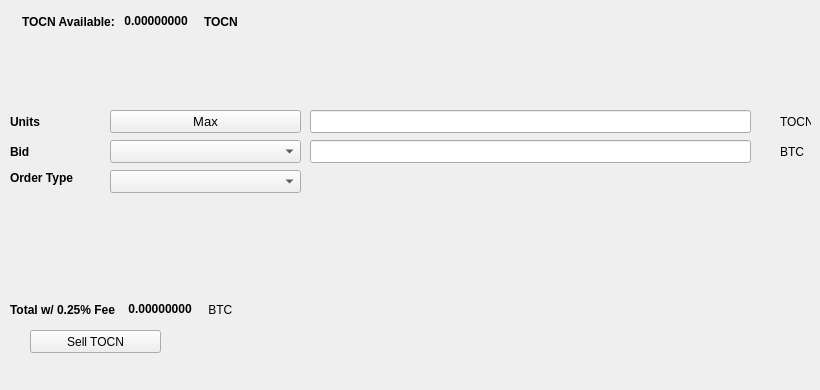
   <widget class="QWidget" name="SellTab">
    <attribute name="title">
     <string>Sell</string>
    </attribute>
    <widget class="QLabel" name="label_16">
     <property name="geometry">
      <rect>
       <x>780</x>
       <y>140</y>
       <width>31</width>
       <height>23</height>
      </rect>
     </property>
     <property name="text">
      <string>BTC</string>
     </property>
    </widget>
    <widget class="QComboBox" name="SellBidcomboBox">
     <property name="geometry">
      <rect>
       <x>110</x>
       <y>140</y>
       <width>191</width>
       <height>23</height>
      </rect>
     </property>
     <property name="font">
      <font>
       <pointsize>10</pointsize>
      </font>
     </property>
    </widget>
    <widget class="QLabel" name="label_18">
     <property name="geometry">
      <rect>
       <x>10</x>
       <y>110</y>
       <width>46</width>
       <height>23</height>
      </rect>
     </property>
     <property name="font">
      <font>
       <weight>75</weight>
       <bold>true</bold>
      </font>
     </property>
     <property name="text">
      <string>Units</string>
     </property>
    </widget>
    <widget class="QPushButton" name="Sell_Max_Amount">
     <property name="geometry">
      <rect>
       <x>110</x>
       <y>110</y>
       <width>191</width>
       <height>23</height>
      </rect>
     </property>
     <property name="font">
      <font>
       <pointsize>10</pointsize>
      </font>
     </property>
     <property name="text">
      <string>Max</string>
     </property>
    </widget>
    <widget class="QLabel" name="label_20">
     <property name="geometry">
      <rect>
       <x>10</x>
       <y>170</y>
       <width>91</width>
       <height>16</height>
      </rect>
     </property>
     <property name="font">
      <font>
       <weight>75</weight>
       <bold>true</bold>
      </font>
     </property>
     <property name="text">
      <string>Order Type</string>
     </property>
    </widget>
    <widget class="QComboBox" name="SellOrdertypeCombo">
     <property name="geometry">
      <rect>
       <x>110</x>
       <y>170</y>
       <width>191</width>
       <height>23</height>
      </rect>
     </property>
     <property name="font">
      <font>
       <pointsize>10</pointsize>
      </font>
     </property>
    </widget>
    <widget class="QLabel" name="label_21">
     <property name="geometry">
      <rect>
       <x>10</x>
       <y>140</y>
       <width>46</width>
       <height>23</height>
      </rect>
     </property>
     <property name="font">
      <font>
       <weight>75</weight>
       <bold>true</bold>
      </font>
     </property>
     <property name="text">
      <string>Bid</string>
     </property>
    </widget>
    <widget class="QLabel" name="label_22">
     <property name="geometry">
      <rect>
       <x>780</x>
       <y>110</y>
       <width>31</width>
       <height>23</height>
      </rect>
     </property>
     <property name="text">
      <string>TOCN</string>
     </property>
    </widget>
    <widget class="QLineEdit" name="UnitsInputXBZ">
     <property name="geometry">
      <rect>
       <x>310</x>
       <y>110</y>
       <width>441</width>
       <height>23</height>
      </rect>
     </property>
     <property name="font">
      <font>
       <pointsize>9</pointsize>
       <weight>75</weight>
       <bold>true</bold>
      </font>
     </property>
    </widget>
    <widget class="QLineEdit" name="SellBidPriceEdit">
     <property name="geometry">
      <rect>
       <x>310</x>
       <y>140</y>
       <width>441</width>
       <height>23</height>
      </rect>
     </property>
     <property name="font">
      <font>
       <pointsize>9</pointsize>
       <weight>75</weight>
       <bold>true</bold>
      </font>
     </property>
    </widget>
    <widget class="QPushButton" name="SellXBZBTN">
     <property name="geometry">
      <rect>
       <x>30</x>
       <y>330</y>
       <width>131</width>
       <height>23</height>
      </rect>
     </property>
     <property name="text">
      <string>Sell TOCN</string>
     </property>
     <property name="icon">
      <iconset resource="../tourium">
       <normaloff>:/icons/bitcoin</normaloff>:/icons/bitcoin</iconset>
     </property>
    </widget>
    <widget class="QWidget" name="layoutWidget3">
     <property name="geometry">
      <rect>
       <x>22</x>
       <y>12</y>
       <width>258</width>
       <height>19</height>
      </rect>
     </property>
     <layout class="QHBoxLayout" name="horizontalLayout">
      <item>
       <widget class="QLabel" name="label232_2">
        <property name="font">
         <font>
          <weight>75</weight>
          <bold>true</bold>
         </font>
        </property>
        <property name="text">
         <string>TOCN Available:</string>
        </property>
       </widget>
      </item>
      <item>
       <widget class="QLabel" name="XBZAvailableLabel">
        <property name="palette">
         <palette>
          <active>
           <colorrole role="WindowText">
            <brush brushstyle="SolidPattern">
             <color alpha="255">
              <red>0</red>
              <green>0</green>
              <blue>0</blue>
             </color>
            </brush>
           </colorrole>
           <colorrole role="Button">
            <brush brushstyle="SolidPattern">
             <color alpha="255">
              <red>0</red>
              <green>170</green>
              <blue>0</blue>
             </color>
            </brush>
           </colorrole>
           <colorrole role="Light">
            <brush brushstyle="SolidPattern">
             <color alpha="255">
              <red>0</red>
              <green>255</green>
              <blue>0</blue>
             </color>
            </brush>
           </colorrole>
           <colorrole role="Midlight">
            <brush brushstyle="SolidPattern">
             <color alpha="255">
              <red>0</red>
              <green>212</green>
              <blue>0</blue>
             </color>
            </brush>
           </colorrole>
           <colorrole role="Dark">
            <brush brushstyle="SolidPattern">
             <color alpha="255">
              <red>0</red>
              <green>85</green>
              <blue>0</blue>
             </color>
            </brush>
           </colorrole>
           <colorrole role="Mid">
            <brush brushstyle="SolidPattern">
             <color alpha="255">
              <red>0</red>
              <green>113</green>
              <blue>0</blue>
             </color>
            </brush>
           </colorrole>
           <colorrole role="Text">
            <brush brushstyle="SolidPattern">
             <color alpha="255">
              <red>0</red>
              <green>170</green>
              <blue>0</blue>
             </color>
            </brush>
           </colorrole>
           <colorrole role="BrightText">
            <brush brushstyle="SolidPattern">
             <color alpha="255">
              <red>255</red>
              <green>255</green>
              <blue>255</blue>
             </color>
            </brush>
           </colorrole>
           <colorrole role="ButtonText">
            <brush brushstyle="SolidPattern">
             <color alpha="255">
              <red>0</red>
              <green>0</green>
              <blue>0</blue>
             </color>
            </brush>
           </colorrole>
           <colorrole role="Base">
            <brush brushstyle="SolidPattern">
             <color alpha="255">
              <red>255</red>
              <green>255</green>
              <blue>255</blue>
             </color>
            </brush>
           </colorrole>
           <colorrole role="Window">
            <brush brushstyle="SolidPattern">
             <color alpha="255">
              <red>0</red>
              <green>170</green>
              <blue>0</blue>
             </color>
            </brush>
           </colorrole>
           <colorrole role="Shadow">
            <brush brushstyle="SolidPattern">
             <color alpha="255">
              <red>0</red>
              <green>0</green>
              <blue>0</blue>
             </color>
            </brush>
           </colorrole>
           <colorrole role="AlternateBase">
            <brush brushstyle="SolidPattern">
             <color alpha="255">
              <red>127</red>
              <green>212</green>
              <blue>127</blue>
             </color>
            </brush>
           </colorrole>
           <colorrole role="ToolTipBase">
            <brush brushstyle="SolidPattern">
             <color alpha="255">
              <red>255</red>
              <green>255</green>
              <blue>220</blue>
             </color>
            </brush>
           </colorrole>
           <colorrole role="ToolTipText">
            <brush brushstyle="SolidPattern">
             <color alpha="255">
              <red>0</red>
              <green>0</green>
              <blue>0</blue>
             </color>
            </brush>
           </colorrole>
          </active>
          <inactive>
           <colorrole role="WindowText">
            <brush brushstyle="SolidPattern">
             <color alpha="255">
              <red>0</red>
              <green>0</green>
              <blue>0</blue>
             </color>
            </brush>
           </colorrole>
           <colorrole role="Button">
            <brush brushstyle="SolidPattern">
             <color alpha="255">
              <red>0</red>
              <green>170</green>
              <blue>0</blue>
             </color>
            </brush>
           </colorrole>
           <colorrole role="Light">
            <brush brushstyle="SolidPattern">
             <color alpha="255">
              <red>0</red>
              <green>255</green>
              <blue>0</blue>
             </color>
            </brush>
           </colorrole>
           <colorrole role="Midlight">
            <brush brushstyle="SolidPattern">
             <color alpha="255">
              <red>0</red>
              <green>212</green>
              <blue>0</blue>
             </color>
            </brush>
           </colorrole>
           <colorrole role="Dark">
            <brush brushstyle="SolidPattern">
             <color alpha="255">
              <red>0</red>
              <green>85</green>
              <blue>0</blue>
             </color>
            </brush>
           </colorrole>
           <colorrole role="Mid">
            <brush brushstyle="SolidPattern">
             <color alpha="255">
              <red>0</red>
              <green>113</green>
              <blue>0</blue>
             </color>
            </brush>
           </colorrole>
           <colorrole role="Text">
            <brush brushstyle="SolidPattern">
             <color alpha="255">
              <red>0</red>
              <green>170</green>
              <blue>0</blue>
             </color>
            </brush>
           </colorrole>
           <colorrole role="BrightText">
            <brush brushstyle="SolidPattern">
             <color alpha="255">
              <red>255</red>
              <green>255</green>
              <blue>255</blue>
             </color>
            </brush>
           </colorrole>
           <colorrole role="ButtonText">
            <brush brushstyle="SolidPattern">
             <color alpha="255">
              <red>0</red>
              <green>0</green>
              <blue>0</blue>
             </color>
            </brush>
           </colorrole>
           <colorrole role="Base">
            <brush brushstyle="SolidPattern">
             <color alpha="255">
              <red>255</red>
              <green>255</green>
              <blue>255</blue>
             </color>
            </brush>
           </colorrole>
           <colorrole role="Window">
            <brush brushstyle="SolidPattern">
             <color alpha="255">
              <red>0</red>
              <green>170</green>
              <blue>0</blue>
             </color>
            </brush>
           </colorrole>
           <colorrole role="Shadow">
            <brush brushstyle="SolidPattern">
             <color alpha="255">
              <red>0</red>
              <green>0</green>
              <blue>0</blue>
             </color>
            </brush>
           </colorrole>
           <colorrole role="AlternateBase">
            <brush brushstyle="SolidPattern">
             <color alpha="255">
              <red>127</red>
              <green>212</green>
              <blue>127</blue>
             </color>
            </brush>
           </colorrole>
           <colorrole role="ToolTipBase">
            <brush brushstyle="SolidPattern">
             <color alpha="255">
              <red>255</red>
              <green>255</green>
              <blue>220</blue>
             </color>
            </brush>
           </colorrole>
           <colorrole role="ToolTipText">
            <brush brushstyle="SolidPattern">
             <color alpha="255">
              <red>0</red>
              <green>0</green>
              <blue>0</blue>
             </color>
            </brush>
           </colorrole>
          </inactive>
          <disabled>
           <colorrole role="WindowText">
            <brush brushstyle="SolidPattern">
             <color alpha="255">
              <red>0</red>
              <green>85</green>
              <blue>0</blue>
             </color>
            </brush>
           </colorrole>
           <colorrole role="Button">
            <brush brushstyle="SolidPattern">
             <color alpha="255">
              <red>0</red>
              <green>170</green>
              <blue>0</blue>
             </color>
            </brush>
           </colorrole>
           <colorrole role="Light">
            <brush brushstyle="SolidPattern">
             <color alpha="255">
              <red>0</red>
              <green>255</green>
              <blue>0</blue>
             </color>
            </brush>
           </colorrole>
           <colorrole role="Midlight">
            <brush brushstyle="SolidPattern">
             <color alpha="255">
              <red>0</red>
              <green>212</green>
              <blue>0</blue>
             </color>
            </brush>
           </colorrole>
           <colorrole role="Dark">
            <brush brushstyle="SolidPattern">
             <color alpha="255">
              <red>0</red>
              <green>85</green>
              <blue>0</blue>
             </color>
            </brush>
           </colorrole>
           <colorrole role="Mid">
            <brush brushstyle="SolidPattern">
             <color alpha="255">
              <red>0</red>
              <green>113</green>
              <blue>0</blue>
             </color>
            </brush>
           </colorrole>
           <colorrole role="Text">
            <brush brushstyle="SolidPattern">
             <color alpha="255">
              <red>0</red>
              <green>85</green>
              <blue>0</blue>
             </color>
            </brush>
           </colorrole>
           <colorrole role="BrightText">
            <brush brushstyle="SolidPattern">
             <color alpha="255">
              <red>255</red>
              <green>255</green>
              <blue>255</blue>
             </color>
            </brush>
           </colorrole>
           <colorrole role="ButtonText">
            <brush brushstyle="SolidPattern">
             <color alpha="255">
              <red>0</red>
              <green>85</green>
              <blue>0</blue>
             </color>
            </brush>
           </colorrole>
           <colorrole role="Base">
            <brush brushstyle="SolidPattern">
             <color alpha="255">
              <red>0</red>
              <green>170</green>
              <blue>0</blue>
             </color>
            </brush>
           </colorrole>
           <colorrole role="Window">
            <brush brushstyle="SolidPattern">
             <color alpha="255">
              <red>0</red>
              <green>170</green>
              <blue>0</blue>
             </color>
            </brush>
           </colorrole>
           <colorrole role="Shadow">
            <brush brushstyle="SolidPattern">
             <color alpha="255">
              <red>0</red>
              <green>0</green>
              <blue>0</blue>
             </color>
            </brush>
           </colorrole>
           <colorrole role="AlternateBase">
            <brush brushstyle="SolidPattern">
             <color alpha="255">
              <red>0</red>
              <green>170</green>
              <blue>0</blue>
             </color>
            </brush>
           </colorrole>
           <colorrole role="ToolTipBase">
            <brush brushstyle="SolidPattern">
             <color alpha="255">
              <red>255</red>
              <green>255</green>
              <blue>220</blue>
             </color>
            </brush>
           </colorrole>
           <colorrole role="ToolTipText">
            <brush brushstyle="SolidPattern">
             <color alpha="255">
              <red>0</red>
              <green>0</green>
              <blue>0</blue>
             </color>
            </brush>
           </colorrole>
          </disabled>
         </palette>
        </property>
        <property name="font">
         <font>
          <weight>75</weight>
          <bold>true</bold>
         </font>
        </property>
        <property name="text">
         <string> 0.00000000 </string>
        </property>
        <property name="textInteractionFlags">
         <set>Qt::LinksAccessibleByMouse|Qt::TextSelectableByKeyboard|Qt::TextSelectableByMouse</set>
        </property>
       </widget>
      </item>
      <item>
       <widget class="QLabel" name="labelXBZ">
        <property name="font">
         <font>
          <weight>75</weight>
          <bold>true</bold>
         </font>
        </property>
        <property name="text">
         <string>TOCN</string>
        </property>
       </widget>
      </item>
     </layout>
    </widget>
    <widget class="QWidget" name="layoutWidget">
     <property name="geometry">
      <rect>
       <x>10</x>
       <y>300</y>
       <width>268</width>
       <height>19</height>
      </rect>
     </property>
     <layout class="QHBoxLayout" name="horizontalLayout_2">
      <item>
       <widget class="QLabel" name="label_19">
        <property name="font">
         <font>
          <weight>75</weight>
          <bold>true</bold>
         </font>
        </property>
        <property name="text">
         <string>Total w/ 0.25% Fee </string>
        </property>
       </widget>
      </item>
      <item>
       <widget class="QLabel" name="SellCostLabel">
        <property name="palette">
         <palette>
          <active>
           <colorrole role="WindowText">
            <brush brushstyle="SolidPattern">
             <color alpha="255">
              <red>0</red>
              <green>0</green>
              <blue>0</blue>
             </color>
            </brush>
           </colorrole>
           <colorrole role="Button">
            <brush brushstyle="SolidPattern">
             <color alpha="255">
              <red>0</red>
              <green>170</green>
              <blue>0</blue>
             </color>
            </brush>
           </colorrole>
           <colorrole role="Light">
            <brush brushstyle="SolidPattern">
             <color alpha="255">
              <red>0</red>
              <green>255</green>
              <blue>0</blue>
             </color>
            </brush>
           </colorrole>
           <colorrole role="Midlight">
            <brush brushstyle="SolidPattern">
             <color alpha="255">
              <red>0</red>
              <green>212</green>
              <blue>0</blue>
             </color>
            </brush>
           </colorrole>
           <colorrole role="Dark">
            <brush brushstyle="SolidPattern">
             <color alpha="255">
              <red>0</red>
              <green>85</green>
              <blue>0</blue>
             </color>
            </brush>
           </colorrole>
           <colorrole role="Mid">
            <brush brushstyle="SolidPattern">
             <color alpha="255">
              <red>0</red>
              <green>113</green>
              <blue>0</blue>
             </color>
            </brush>
           </colorrole>
           <colorrole role="Text">
            <brush brushstyle="SolidPattern">
             <color alpha="255">
              <red>0</red>
              <green>170</green>
              <blue>0</blue>
             </color>
            </brush>
           </colorrole>
           <colorrole role="BrightText">
            <brush brushstyle="SolidPattern">
             <color alpha="255">
              <red>255</red>
              <green>255</green>
              <blue>255</blue>
             </color>
            </brush>
           </colorrole>
           <colorrole role="ButtonText">
            <brush brushstyle="SolidPattern">
             <color alpha="255">
              <red>0</red>
              <green>0</green>
              <blue>0</blue>
             </color>
            </brush>
           </colorrole>
           <colorrole role="Base">
            <brush brushstyle="SolidPattern">
             <color alpha="255">
              <red>255</red>
              <green>255</green>
              <blue>255</blue>
             </color>
            </brush>
           </colorrole>
           <colorrole role="Window">
            <brush brushstyle="SolidPattern">
             <color alpha="255">
              <red>0</red>
              <green>170</green>
              <blue>0</blue>
             </color>
            </brush>
           </colorrole>
           <colorrole role="Shadow">
            <brush brushstyle="SolidPattern">
             <color alpha="255">
              <red>0</red>
              <green>0</green>
              <blue>0</blue>
             </color>
            </brush>
           </colorrole>
           <colorrole role="AlternateBase">
            <brush brushstyle="SolidPattern">
             <color alpha="255">
              <red>127</red>
              <green>212</green>
              <blue>127</blue>
             </color>
            </brush>
           </colorrole>
           <colorrole role="ToolTipBase">
            <brush brushstyle="SolidPattern">
             <color alpha="255">
              <red>255</red>
              <green>255</green>
              <blue>220</blue>
             </color>
            </brush>
           </colorrole>
           <colorrole role="ToolTipText">
            <brush brushstyle="SolidPattern">
             <color alpha="255">
              <red>0</red>
              <green>0</green>
              <blue>0</blue>
             </color>
            </brush>
           </colorrole>
          </active>
          <inactive>
           <colorrole role="WindowText">
            <brush brushstyle="SolidPattern">
             <color alpha="255">
              <red>0</red>
              <green>0</green>
              <blue>0</blue>
             </color>
            </brush>
           </colorrole>
           <colorrole role="Button">
            <brush brushstyle="SolidPattern">
             <color alpha="255">
              <red>0</red>
              <green>170</green>
              <blue>0</blue>
             </color>
            </brush>
           </colorrole>
           <colorrole role="Light">
            <brush brushstyle="SolidPattern">
             <color alpha="255">
              <red>0</red>
              <green>255</green>
              <blue>0</blue>
             </color>
            </brush>
           </colorrole>
           <colorrole role="Midlight">
            <brush brushstyle="SolidPattern">
             <color alpha="255">
              <red>0</red>
              <green>212</green>
              <blue>0</blue>
             </color>
            </brush>
           </colorrole>
           <colorrole role="Dark">
            <brush brushstyle="SolidPattern">
             <color alpha="255">
              <red>0</red>
              <green>85</green>
              <blue>0</blue>
             </color>
            </brush>
           </colorrole>
           <colorrole role="Mid">
            <brush brushstyle="SolidPattern">
             <color alpha="255">
              <red>0</red>
              <green>113</green>
              <blue>0</blue>
             </color>
            </brush>
           </colorrole>
           <colorrole role="Text">
            <brush brushstyle="SolidPattern">
             <color alpha="255">
              <red>0</red>
              <green>170</green>
              <blue>0</blue>
             </color>
            </brush>
           </colorrole>
           <colorrole role="BrightText">
            <brush brushstyle="SolidPattern">
             <color alpha="255">
              <red>255</red>
              <green>255</green>
              <blue>255</blue>
             </color>
            </brush>
           </colorrole>
           <colorrole role="ButtonText">
            <brush brushstyle="SolidPattern">
             <color alpha="255">
              <red>0</red>
              <green>0</green>
              <blue>0</blue>
             </color>
            </brush>
           </colorrole>
           <colorrole role="Base">
            <brush brushstyle="SolidPattern">
             <color alpha="255">
              <red>255</red>
              <green>255</green>
              <blue>255</blue>
             </color>
            </brush>
           </colorrole>
           <colorrole role="Window">
            <brush brushstyle="SolidPattern">
             <color alpha="255">
              <red>0</red>
              <green>170</green>
              <blue>0</blue>
             </color>
            </brush>
           </colorrole>
           <colorrole role="Shadow">
            <brush brushstyle="SolidPattern">
             <color alpha="255">
              <red>0</red>
              <green>0</green>
              <blue>0</blue>
             </color>
            </brush>
           </colorrole>
           <colorrole role="AlternateBase">
            <brush brushstyle="SolidPattern">
             <color alpha="255">
              <red>127</red>
              <green>212</green>
              <blue>127</blue>
             </color>
            </brush>
           </colorrole>
           <colorrole role="ToolTipBase">
            <brush brushstyle="SolidPattern">
             <color alpha="255">
              <red>255</red>
              <green>255</green>
              <blue>220</blue>
             </color>
            </brush>
           </colorrole>
           <colorrole role="ToolTipText">
            <brush brushstyle="SolidPattern">
             <color alpha="255">
              <red>0</red>
              <green>0</green>
              <blue>0</blue>
             </color>
            </brush>
           </colorrole>
          </inactive>
          <disabled>
           <colorrole role="WindowText">
            <brush brushstyle="SolidPattern">
             <color alpha="255">
              <red>0</red>
              <green>85</green>
              <blue>0</blue>
             </color>
            </brush>
           </colorrole>
           <colorrole role="Button">
            <brush brushstyle="SolidPattern">
             <color alpha="255">
              <red>0</red>
              <green>170</green>
              <blue>0</blue>
             </color>
            </brush>
           </colorrole>
           <colorrole role="Light">
            <brush brushstyle="SolidPattern">
             <color alpha="255">
              <red>0</red>
              <green>255</green>
              <blue>0</blue>
             </color>
            </brush>
           </colorrole>
           <colorrole role="Midlight">
            <brush brushstyle="SolidPattern">
             <color alpha="255">
              <red>0</red>
              <green>212</green>
              <blue>0</blue>
             </color>
            </brush>
           </colorrole>
           <colorrole role="Dark">
            <brush brushstyle="SolidPattern">
             <color alpha="255">
              <red>0</red>
              <green>85</green>
              <blue>0</blue>
             </color>
            </brush>
           </colorrole>
           <colorrole role="Mid">
            <brush brushstyle="SolidPattern">
             <color alpha="255">
              <red>0</red>
              <green>113</green>
              <blue>0</blue>
             </color>
            </brush>
           </colorrole>
           <colorrole role="Text">
            <brush brushstyle="SolidPattern">
             <color alpha="255">
              <red>0</red>
              <green>85</green>
              <blue>0</blue>
             </color>
            </brush>
           </colorrole>
           <colorrole role="BrightText">
            <brush brushstyle="SolidPattern">
             <color alpha="255">
              <red>255</red>
              <green>255</green>
              <blue>255</blue>
             </color>
            </brush>
           </colorrole>
           <colorrole role="ButtonText">
            <brush brushstyle="SolidPattern">
             <color alpha="255">
              <red>0</red>
              <green>85</green>
              <blue>0</blue>
             </color>
            </brush>
           </colorrole>
           <colorrole role="Base">
            <brush brushstyle="SolidPattern">
             <color alpha="255">
              <red>0</red>
              <green>170</green>
              <blue>0</blue>
             </color>
            </brush>
           </colorrole>
           <colorrole role="Window">
            <brush brushstyle="SolidPattern">
             <color alpha="255">
              <red>0</red>
              <green>170</green>
              <blue>0</blue>
             </color>
            </brush>
           </colorrole>
           <colorrole role="Shadow">
            <brush brushstyle="SolidPattern">
             <color alpha="255">
              <red>0</red>
              <green>0</green>
              <blue>0</blue>
             </color>
            </brush>
           </colorrole>
           <colorrole role="AlternateBase">
            <brush brushstyle="SolidPattern">
             <color alpha="255">
              <red>0</red>
              <green>170</green>
              <blue>0</blue>
             </color>
            </brush>
           </colorrole>
           <colorrole role="ToolTipBase">
            <brush brushstyle="SolidPattern">
             <color alpha="255">
              <red>255</red>
              <green>255</green>
              <blue>220</blue>
             </color>
            </brush>
           </colorrole>
           <colorrole role="ToolTipText">
            <brush brushstyle="SolidPattern">
             <color alpha="255">
              <red>0</red>
              <green>0</green>
              <blue>0</blue>
             </color>
            </brush>
           </colorrole>
          </disabled>
         </palette>
        </property>
        <property name="font">
         <font>
          <weight>75</weight>
          <bold>true</bold>
         </font>
        </property>
        <property name="autoFillBackground">
         <bool>false</bool>
        </property>
        <property name="text">
         <string> 0.00000000</string>
        </property>
        <property name="textInteractionFlags">
         <set>Qt::LinksAccessibleByMouse|Qt::TextSelectableByMouse</set>
        </property>
       </widget>
      </item>
      <item>
       <widget class="QLabel" name="label_17">
        <property name="font">
         <font>
          <weight>50</weight>
          <bold>false</bold>
         </font>
        </property>
        <property name="text">
         <string> BTC</string>
        </property>
       </widget>
      </item>
     </layout>
    </widget>
    <widget class="QLabel" name="label_23">
     <property name="geometry">
      <rect>
       <x>460</x>
       <y>300</y>
       <width>281</width>
       <height>81</height>
      </rect>
     </property>
     <property name="text">
      <string/>
     </property>
     <property name="pixmap">
      <pixmap>:/images/bittrex</pixmap>
     </property>
    </widget>
   </widget>
